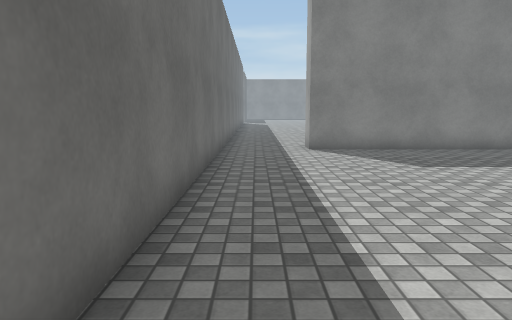
view 1 (above)

18 first-person views from a walk through a 3-D level made in the Unity game engine. The camera is 1.3 m above the floor, tilts 8° down and sees 70° across. The floor is counted in squares, 1 m on a side. Each view is taken from the middle of a square. On the plan, view 1 faces up. The plan holds only what a view shows up to about 15 squares ahead; the rest is blank. The place goes on beyond the plan. The player character is not drawn. Surface patterns are stand-ins for the level's own textures.

view 2
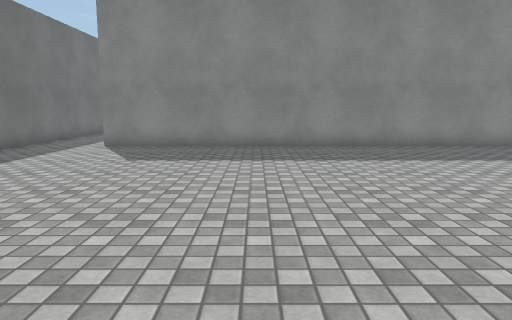

view 3
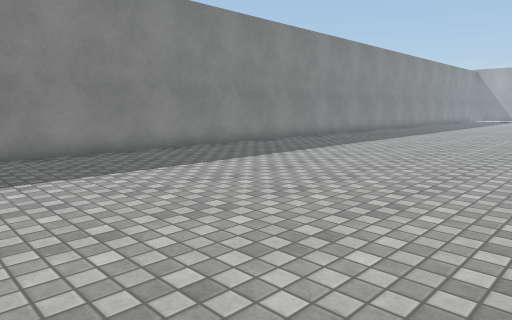

view 4
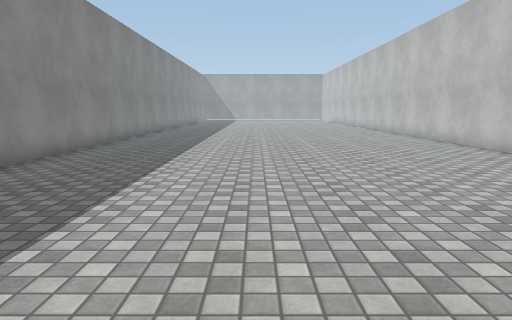

view 5
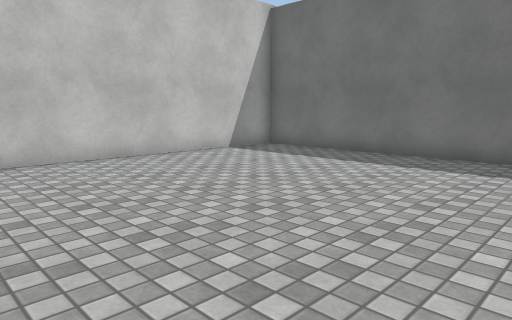

view 6
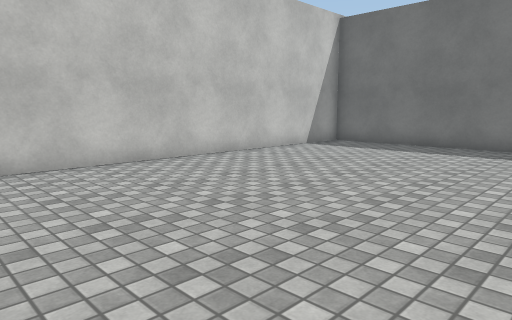

view 7
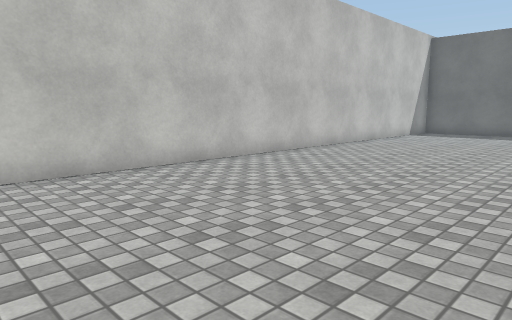

view 8
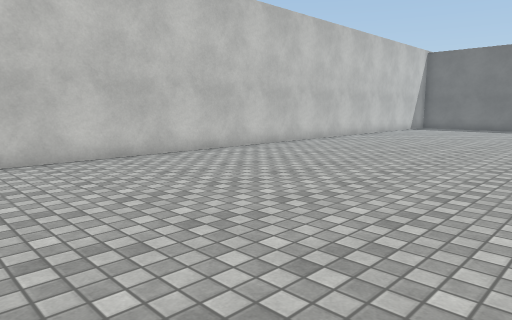

view 9
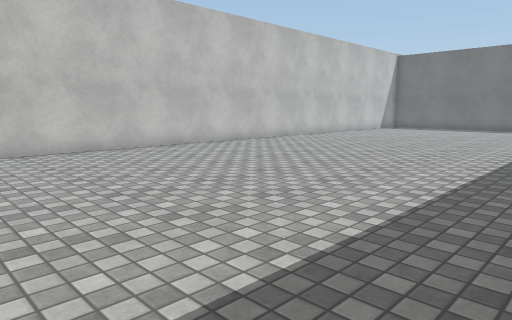

view 10
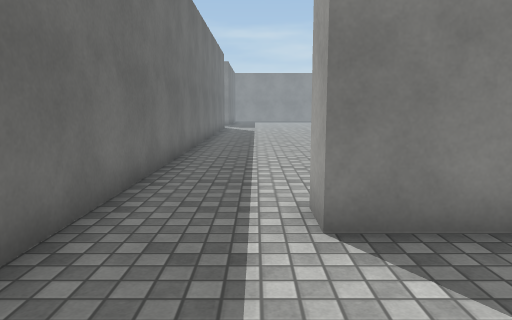

view 11
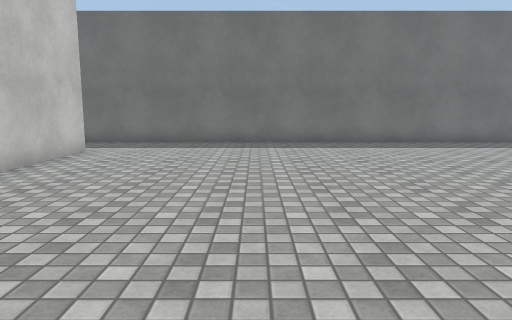

view 12
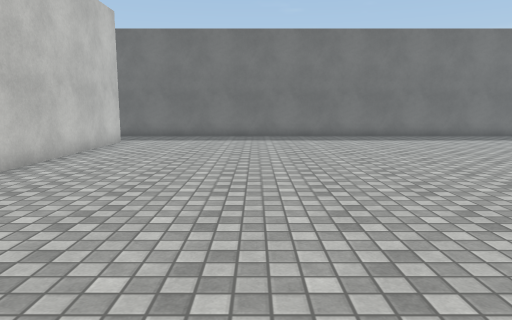

view 13
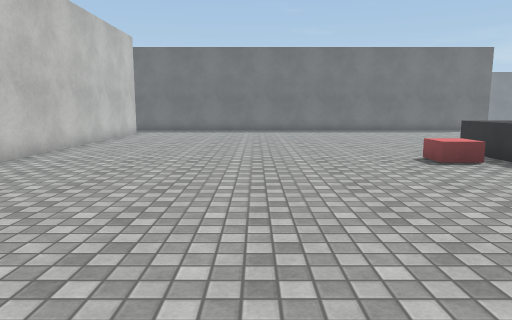

view 14
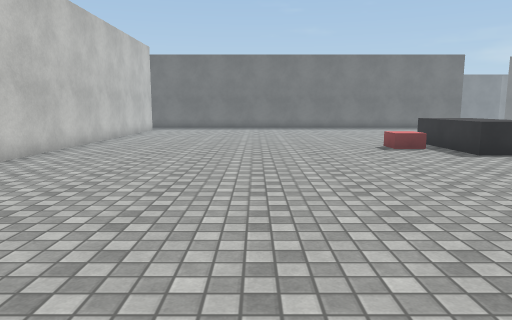

view 15
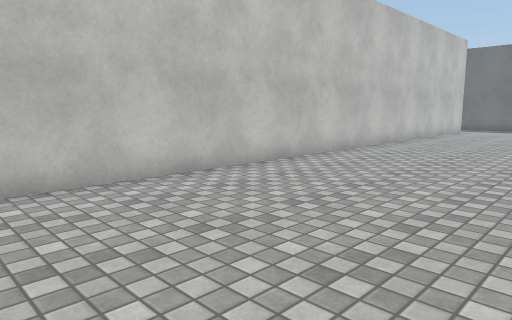

view 16
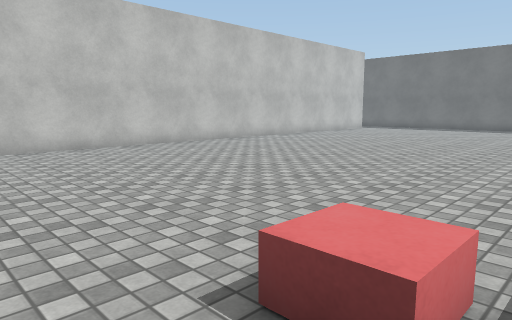

view 17
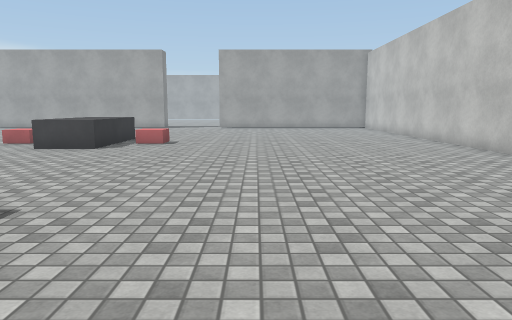

view 18
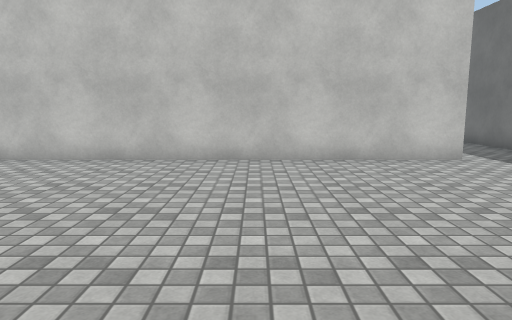

### Floor plan
Points are (right, up) in squares from view 1. A wall is a line through its corners. A room is listed if a view was taken in it or the views show most of it. See-through windows are left out.
Room 1 (views 1, 2, 3, 4, 5, 6, 7, 8, 9, 10)
walls: (24.1, 11.7) (1.7, 11.7) (1.7, 12.7); (-1.1, 13.5) (-1.1, -1.4) (24.1, -1.4)
ways out: opening at (0.5, 12.5) to room 2
Room 2 (views 11, 12, 13, 14, 15, 16, 17, 18)
walls: (1.7, 12.7) (23.2, 12.7); (-1.1, 25.5) (-1.1, 13.5)
low walls: (13.9, 25.3) (9.8, 25.3); (23, 25.3) (19.8, 25.3)
ways out: opening at (0.5, 12.5) to room 1

Positions as (right, up) in squares from view 1, and headings:
1: (0, 0), facing up
2: (7, -1), facing up
3: (9, 1), facing up-right
4: (9, 6), facing right
5: (9, 8), facing down-left
6: (12, 7), facing down-left
7: (19, 6), facing down-left
8: (24, 8), facing down-left
9: (24, 10), facing down-left
10: (1, 8), facing up
11: (13, 18), facing left
12: (16, 18), facing left
13: (21, 19), facing left
14: (24, 19), facing left
15: (24, 19), facing down-left
16: (24, 25), facing down-left
17: (8, 20), facing right
18: (7, 22), facing down
